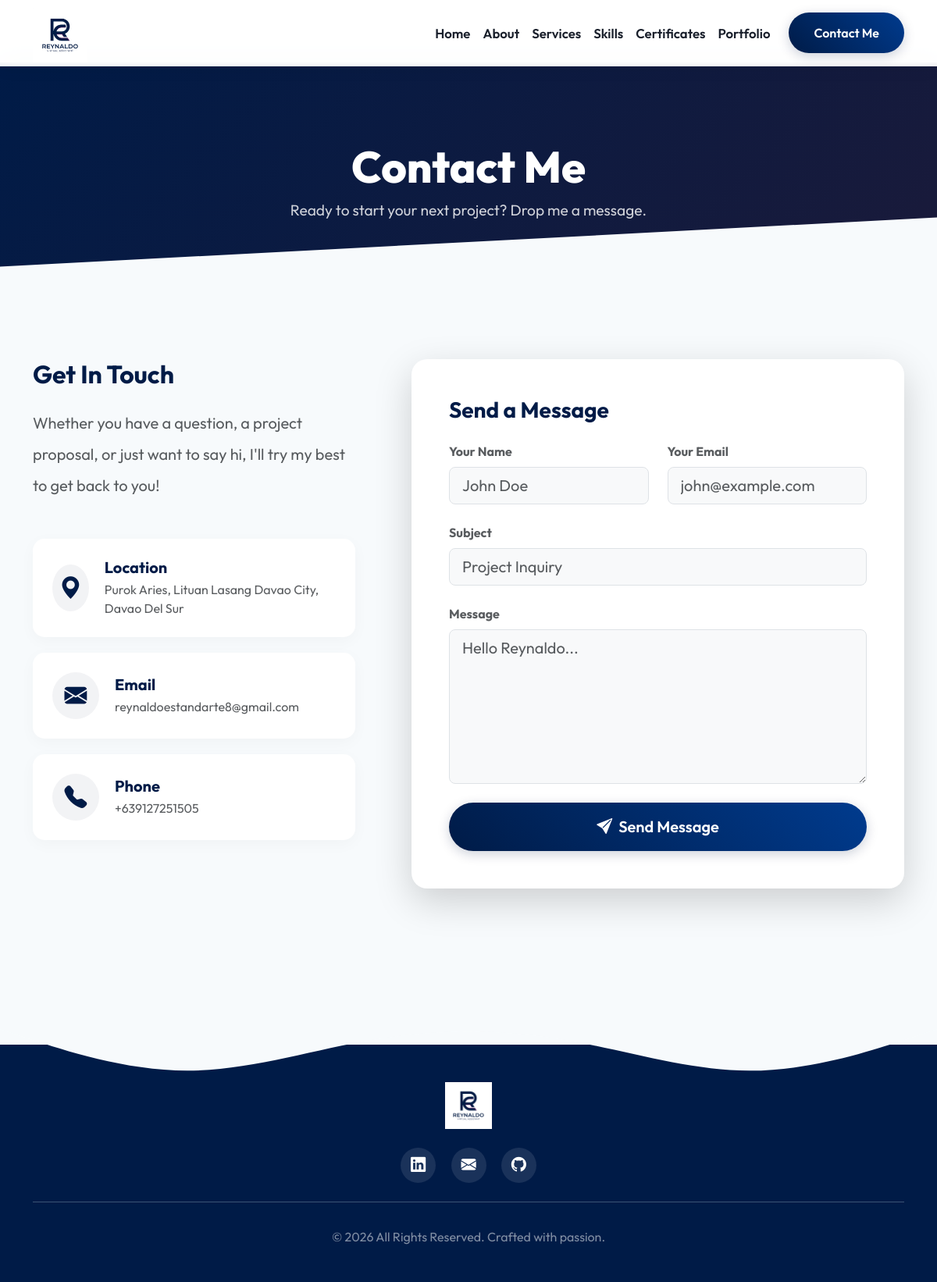
The page /contact.php on the database its author committed.
### tables this page shows
CREATE TABLE `settings` (
  `id` int(11) NOT NULL,
  `site_title` varchar(100) NOT NULL,
  `hero_title` varchar(255) NOT NULL,
  `hero_tagline` text NOT NULL,
  `about_text` text NOT NULL,
  `email` varchar(100) NOT NULL,
  `phone` varchar(50) NOT NULL,
  `location` varchar(255) NOT NULL,
  `linkedin_url` varchar(255) NOT NULL
);

### contact.php (the view, shortened to what this page needs)
<?php
require_once 'includes/db.php';
include 'includes/header.php';
?>
<header class="page-header">
    <div class="container">
        <h1>Contact Me</h1>
        <p>Ready to start your next project? Drop me a message.</p>
    </div>
</header>
<section class="section-padding bg-slate">
    <div class="container">
        <div class="row g-5">
            <div class="col-lg-5">
                <div class="pe-lg-4">
                    <h2 class="mb-4">Get In Touch</h2>
                    <p class="text-muted fs-5 mb-5 lh-lg">Whether you have a question, a project proposal, or just want to say hi, I'll try my best to get back to you!</p>
                    <div class="contact-info-item">
                        <div class="contact-info-icon">
                            <i class="bi bi-geo-alt-fill"></i>
                        </div>
                        <div>
                            <h5 class="fw-bold mb-1">Location</h5>
                            <p class="text-muted fs-6 mb-0"><?= htmlspecialchars($settings['location'] ?? '') ?></p>
                        </div>
                    </div>
                    <div class="contact-info-item">
                        <div class="contact-info-icon">
                            <i class="bi bi-envelope-fill"></i>
                        </div>
                        <div>
                            <h5 class="fw-bold mb-1">Email</h5>
                            <p class="text-muted fs-6 mb-0"><a href="mailto:<?= htmlspecialchars($settings['email'] ?? '') ?>" class="text-decoration-none text-muted"><?= htmlspecialchars($settings['email'] ?? '') ?></a></p>
                        </div>
                    </div>
                    <div class="contact-info-item">
                        <div class="contact-info-icon">
                            <i class="bi bi-telephone-fill"></i>
                        </div>
                        <div>
                            <h5 class="fw-bold mb-1">Phone</h5>
                            <p class="text-muted fs-6 mb-0"><a href="tel:<?= htmlspecialchars($settings['phone'] ?? '') ?>" class="text-decoration-none text-muted"><?= htmlspecialchars($settings['phone'] ?? '') ?></a></p>
                        </div>
                    </div>
                </div>
            </div>
            <div class="col-lg-7">
                <div class="card border-0 shadow-lg" style="border-radius: 20px;">
                    <div class="card-body p-5">
                        <h3 class="mb-4">Send a Message</h3>
                        <form method="POST" action="contact">
                            <div class="row g-4">
                                <div class="col-md-6">
                                    <label class="form-label text-muted fw-bold">Your Name</label>
                                    <input type="text" name="name" class="form-control form-control-lg bg-light" required placeholder="John Doe">
                                </div>
                                <div class="col-md-6">
                                    <label class="form-label text-muted fw-bold">Your Email</label>
                                    <input type="email" name="email" class="form-control form-control-lg bg-light" required placeholder="john@example.com">
                                </div>
                                <div class="col-12">
                                    <label class="form-label text-muted fw-bold">Subject</label>
                                    <input type="text" name="subject" class="form-control form-control-lg bg-light" required placeholder="Project Inquiry">
                                </div>
                                <div class="col-12">
                                    <label class="form-label text-muted fw-bold">Message</label>
                                    <textarea name="message" class="form-control form-control-lg bg-light" rows="6" required placeholder="Hello Reynaldo..."></textarea>
                                </div>
                                <div class="col-12 mt-4">
                                    <button type="submit" name="submit_contact" class="btn btn-primary-custom btn-lg w-100 py-3"><i class="bi bi-send-fill me-2"></i>Send Message</button>
                                </div>
                            </div>
                        </form>
                    </div>
                </div>
            </div>
        </div>
    </div>
</section>
<?php include 'includes/footer.php'; ?>

### assets/css/style.css (style rules this page uses)
:root { --primary-color: #001B47; --primary-hover: #002868; --accent-color: #6a4c9c; --text-dark: #1a202c; --text-muted: #718096; --bg-light: #f7fafc; --bg-slate: #edf2f7; --white: #ffffff; }
html { height: 100%; }
body { font-family: 'Outfit', sans-serif; color: var(--text-dark); background-color: var(--bg-light); padding-top: 80px; display: flex; flex-direction: column; min-height: 100vh; }
.page-header { background: linear-gradient(135deg, var(--primary-color) 0%, #1a1a3a 100%); padding: 100px 0 60px; color: var(--white); text-align: center; position: relative; overflow: hidden; }
.page-header::after { content: ''; position: absolute; bottom: -50px; left: 0; width: 100%; height: 100px; background: var(--bg-light); transform: skewY(-3deg); z-index: 1; }
.page-header h1 { position: relative; z-index: 2; font-size: 3.5rem; font-weight: 800; color: var(--white); }
.page-header p { position: relative; z-index: 2; color: rgba(255,255,255,0.8); font-size: 1.2rem; }
h1, h2, h3, h4, h5, h6 { font-weight: 700; color: var(--primary-color); }
.btn-primary-custom { background: linear-gradient(45deg, var(--primary-color), #003b8e); color: var(--white); padding: 14px 32px; border-radius: 50px; font-weight: 600; border: none; transition: all 0.3s ease; box-shadow: 0 4px 15px rgba(0, 27, 71, 0.2); }
.section-padding { padding: 100px 0; }
.contact-info-item { background: var(--white); padding: 25px; border-radius: 15px; display: flex; align-items: center; margin-bottom: 20px; box-shadow: 0 5px 20px rgba(0,0,0,0.03); transition: 0.3s; }
.contact-info-icon { width: 60px; height: 60px; background: rgba(0, 27, 71, 0.05); color: var(--primary-color); border-radius: 50%; display: flex; align-items: center; justify-content: center; font-size: 1.8rem; margin-right: 20px; }

### rows shown on the page
settings: location "Purok Aries, Lituan Lasang Davao City, Davao Del Sur", email "reynaldoestandarte8@gmail.com", phone "+639127251505"
